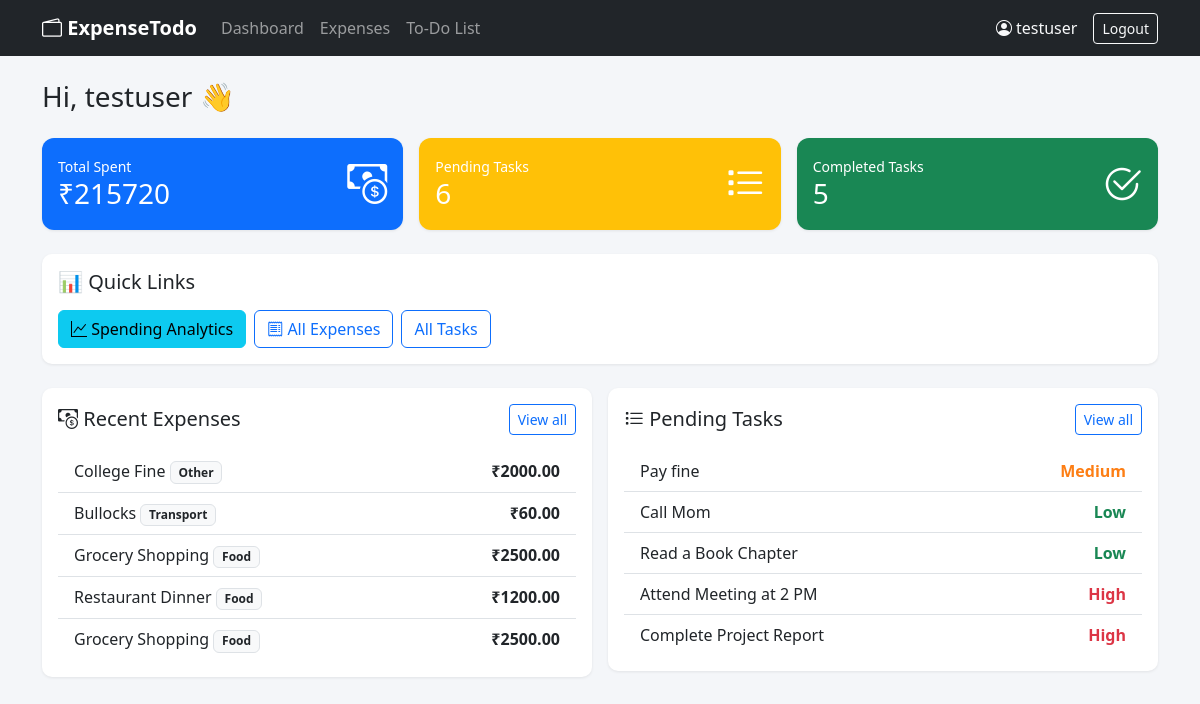
Screenshot of / (signed in) with the database file from the repository.
### expenses/models.py (models this page shows, shortened)
class Expense(models.Model):
    CATEGORY_CHOICES = [
        ('Food', 'Food'),
        ('Transport', 'Transport'),
        ('Shopping', 'Shopping'),
        ('Bills', 'Bills'),
        ('Entertainment', 'Entertainment'),
        ('Health', 'Health'),
        ('Other', 'Other'),
    ]
    user = models.ForeignKey(User, on_delete=models.CASCADE, related_name='expenses')
    title = models.CharField(max_length=100)
    amount = models.DecimalField(max_digits=10, decimal_places=2)
    category = models.CharField(max_length=20, choices=CATEGORY_CHOICES, default='Other')
    date = models.DateField()
    notes = models.TextField(blank=True)
    created_at = models.DateTimeField(auto_now_add=True)
    class Meta:
        ordering = ['-date', '-created_at']

### todos/models.py (models this page shows, shortened)
class Todo(models.Model):
    PRIORITY_CHOICES = [
        ('Low', 'Low'),
        ('Medium', 'Medium'),
        ('High', 'High'),
    ]
    user = models.ForeignKey(User, on_delete=models.CASCADE, related_name='todos')
    title = models.CharField(max_length=150)
    description = models.TextField(blank=True)
    priority = models.CharField(max_length=10, choices=PRIORITY_CHOICES, default='Medium')
    due_date = models.DateField(null=True, blank=True)
    completed = models.BooleanField(default=False)
    created_at = models.DateTimeField(auto_now_add=True)
    class Meta:
        ordering = ['completed', '-priority', 'due_date']

### config/views.py (the view)
# urls.py: path('', views.dashboard, name='dashboard'),
@login_required
def dashboard(request):
    expenses = Expense.objects.filter(user=request.user)
    todos = Todo.objects.filter(user=request.user)
    context = {
        'total_spent': expenses.aggregate(Sum('amount'))['amount__sum'] or 0,
        'expense_count': expenses.count(),
        'recent_expenses': expenses[:5],
        'pending_todos': todos.filter(completed=False)[:5],
        'pending_count': todos.filter(completed=False).count(),
        'completed_count': todos.filter(completed=True).count(),
    }
    return render(request, 'dashboard.html', context)

### templates/dashboard.html (shortened to what this page needs)
{% extends 'base.html' %}
{% block content %}
<h3 class="mb-4">Hi, {{ user.username }} 👋</h3>
<div class="row g-3 mb-4">
    <div class="col-md-4">
        <div class="card stat-card bg-primary p-3">
            <div class="d-flex justify-content-between align-items-center">
                <div>
                    <div class="small">Total Spent</div>
                    <h3 class="mb-0">₹{{ total_spent }}</h3>
                </div>
                <i class="bi bi-cash-coin fs-1"></i>
            </div>
        </div>
    </div>
    <div class="col-md-4">
        <div class="card stat-card bg-warning p-3">
            <div class="d-flex justify-content-between align-items-center">
                <div>
                    <div class="small">Pending Tasks</div>
                    <h3 class="mb-0">{{ pending_count }}</h3>
                </div>
                <i class="bi bi-list-task fs-1"></i>
            </div>
        </div>
    </div>
    <div class="col-md-4">
        <div class="card stat-card bg-success p-3">
            <div class="d-flex justify-content-between align-items-center">
                <div>
                    <div class="small">Completed Tasks</div>
                    <h3 class="mb-0">{{ completed_count }}</h3>
                </div>
                <i class="bi bi-check2-circle fs-1"></i>
            </div>
        </div>
    </div>
</div>
<div class="row g-3 mb-4">
    <div class="col-12">
        <div class="card p-3">
            <h5 class="mb-3">📊 Quick Links</h5>
            <div class="d-flex gap-2">
                <a href="{% url 'expense_dashboard' %}" class="btn btn-info">
                    <i class="bi bi-graph-up"></i> Spending Analytics
                </a>
                <a href="{% url 'expense_list' %}" class="btn btn-outline-primary">
                    <i class="bi bi-receipt"></i> All Expenses
                </a>
                <a href="{% url 'todo_list' %}" class="btn btn-outline-primary">
                     All Tasks
                </a>
            </div>
        </div>
    </div>
</div>
<div class="row g-3">
    <div class="col-md-6">
        <div class="card p-3">
            <div class="d-flex justify-content-between align-items-center mb-3">
                <h5 class="mb-0"><i class="bi bi-cash-coin"></i> Recent Expenses</h5>
                <a href="{% url 'expense_list' %}" class="btn btn-sm btn-outline-primary">View all</a>
            </div>
            {% if recent_expenses %}
                <ul class="list-group list-group-flush">
                    {% for e in recent_expenses %}
                    <li class="list-group-item d-flex justify-content-between">
                        <span>{{ e.title }} <span class="badge bg-light text-dark border">{{ e.category }}</span></span>
                        <strong>₹{{ e.amount }}</strong>
                    </li>
                    {% endfor %}
                </ul>
            {% else %}
                <p class="text-muted mb-0">No expenses logged yet.</p>
            {% endif %}
        </div>
    </div>
    <div class="col-md-6">
        <div class="card p-3">
            <div class="d-flex justify-content-between align-items-center mb-3">
                <h5 class="mb-0"><i class="bi bi-list-task"></i> Pending Tasks</h5>
                <a href="{% url 'todo_list' %}" class="btn btn-sm btn-outline-primary">View all</a>
            </div>
            {% if pending_todos %}
                <ul class="list-group list-group-flush">
                    {% for t in pending_todos %}
                    <li class="list-group-item d-flex justify-content-between">
                        <span>{{ t.title }}</span>
                        <span class="priority-{{ t.priority }}">{{ t.priority }}</span>
                    </li>
                    {% endfor %}
                </ul>
            {% else %}
                <p class="text-muted mb-0">Nothing pending. Nice work!</p>
            {% endif %}
        </div>
    </div>
</div>
{% endblock %}

### templates/base.html (shortened to what this page needs)
<!DOCTYPE html>
<html lang="en">
<head>
    <link href="https://cdn.jsdelivr.net/npm/bootstrap@5.3.3/dist/css/bootstrap.min.css" rel="stylesheet">
    <link href="https://cdn.jsdelivr.net/npm/bootstrap-icons@1.11.3/font/bootstrap-icons.css" rel="stylesheet">
</head>
<body>
{% if user.is_authenticated %}
<nav class="navbar navbar-expand-lg navbar-dark bg-dark">
    <div class="container">
        <a class="navbar-brand" href="{% url 'dashboard' %}"><i class="bi bi-wallet2"></i> ExpenseTodo</a>
        <div class="collapse navbar-collapse" id="navMenu">
            <ul class="navbar-nav me-auto">
                <li class="nav-item"><a class="nav-link" href="{% url 'dashboard' %}">Dashboard</a></li>
                <li class="nav-item"><a class="nav-link" href="{% url 'expense_list' %}">Expenses</a></li>
                <li class="nav-item"><a class="nav-link" href="{% url 'todo_list' %}">To-Do List</a></li>
            </ul>
            <ul class="navbar-nav">
                <li class="nav-item d-flex align-items-center me-3 text-light">
                    <i class="bi bi-person-circle me-1"></i> {{ user.username }}
                </li>
                <li class="nav-item">
                    <form method="post" action="{% url 'logout' %}" class="d-inline">
                        <button type="submit" class="btn btn-outline-light btn-sm">Logout</button>
                    </form>
                </li>
            </ul>
        </div>
    </div>
</nav>
{% endif %}
<div class="container my-4">
    {% block content %}{% endblock %}
</div>
</body>
</html>

### templates/base.html (style rules this page uses)
body { background-color: #f4f6f9; }
.navbar-brand { font-weight: 600; }
.card { border: none; box-shadow: 0 1px 3px rgba(0,0,0,0.08); border-radius: 10px; }
.stat-card { border-radius: 12px; color: #fff; }
.priority-High { color: #dc3545; font-weight: 600; }
.priority-Medium { color: #fd7e14; font-weight: 600; }
.priority-Low { color: #198754; font-weight: 600; }

### rows the page displays
Expense: title "College Fine", category "Other", amount "2000.00"
Expense: title "Bullocks", category "Transport", amount "60.00"
Expense: title "Grocery Shopping", category "Food", amount "2500.00"
Expense: title "Restaurant Dinner", category "Food", amount "1200.00"
Expense: title "Grocery Shopping", category "Food", amount "2500.00"
Todo: title "Pay fine", priority "Medium"
Todo: title "Call Mom", priority "Low"
Todo: title "Read a Book Chapter", priority "Low"
Todo: title "Attend Meeting at 2 PM", priority "High"
Todo: title "Complete Project Report", priority "High"

### other values shown
{{ user.username }} "testuser"
{{ total_spent }} "215720"
{{ pending_count }} "6"
{{ completed_count }} "5"
